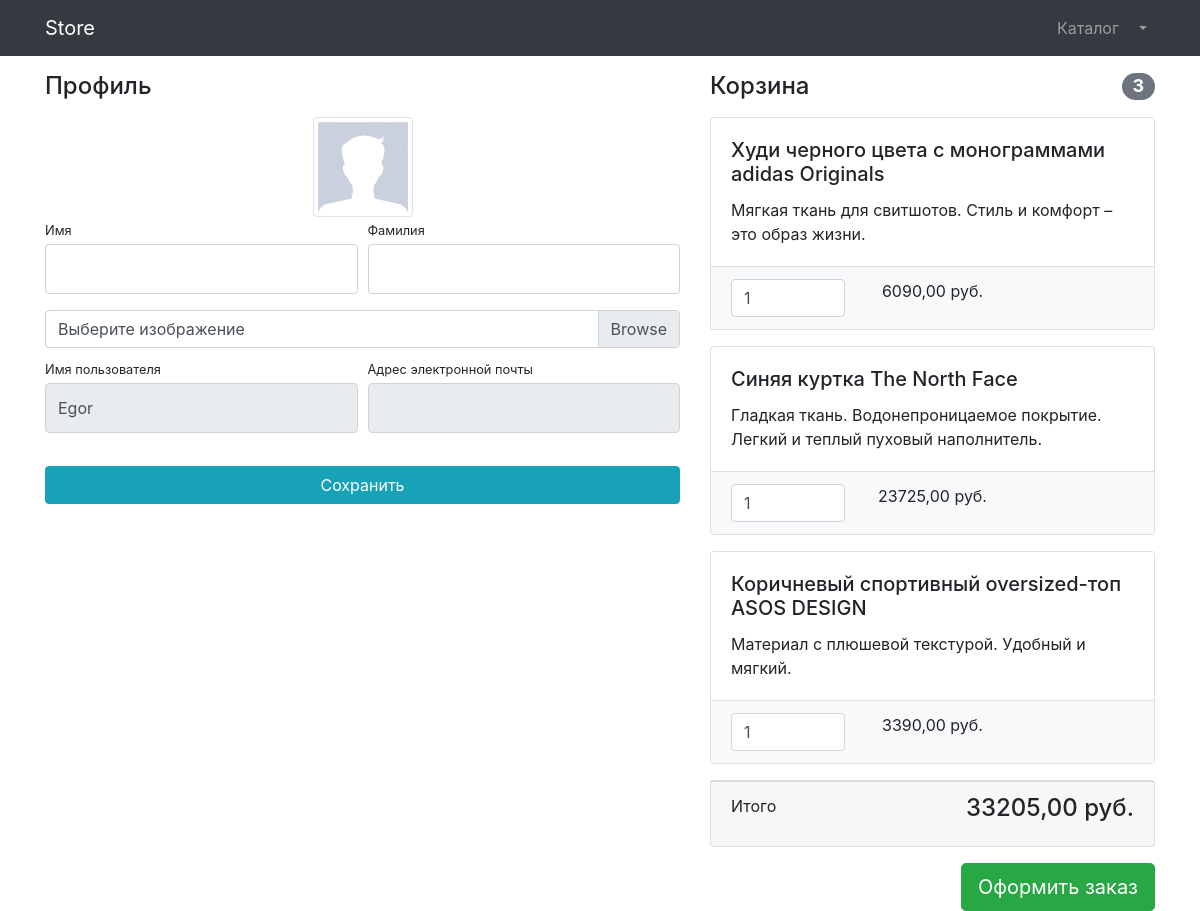
The app's page /users/prfile/1/ (signed in), older data.
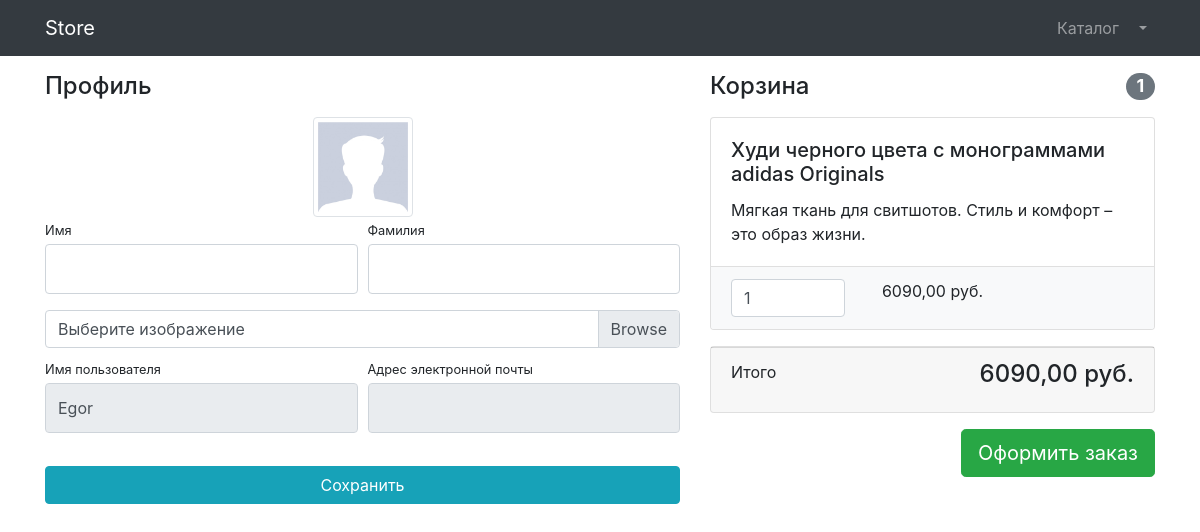
The same page, newer data.
### users/models.py (models this page shows)
class User(AbstractUser):
    image = models.ImageField(upload_to = 'users_images', null = True, blank = True)
    is_verified_email =  models.BooleanField(default = False)

### product/models.py (models this page shows, shortened)
class Basket(models.Model):
    user = models.ForeignKey(to = User, on_delete = models.CASCADE)
    product = models.ForeignKey(to = Product, on_delete = models.CASCADE)
    quantity = models.PositiveSmallIntegerField(default = 0)
    create_timestamp = models.DateTimeField(auto_now_add = True)
    objects = BasketQuerySet.as_manager()
    def sum(self):
        return self.product.price * self.quantity

class Product(models.Model):
    name = models.CharField(max_length = 255)
    description = models.TextField()
    price = models.DecimalField(max_digits = 8, decimal_places = 2)
    quantity = models.PositiveIntegerField(default = 0)
    image = models.ImageField(upload_to = 'products_images')
    category = models.ForeignKey(to=ProductCategory, on_delete = models.CASCADE)
    class Meta:
        verbose_name = 'product'
        verbose_name_plural = 'products'

### users/views.py (the view, shortened to what this page needs)
# urls.py: path('prfile/<int:pk>/', login_required(UserProfileView.as_view()), name='profile'),
class UserProfileView(TitleMixin, UpdateView):
    model = User
    form_class = UserProfileForm
    template_name = 'users/profile.html'
    title = 'Store-Личный кабинет'
    def get_context_data(self, **kwargs):
        context = super(UserProfileView, self).get_context_data()
        context['baskets'] = Basket.objects.filter(user=self.object)
        return context

### users/forms.py
class UserProfileForm(UserChangeForm):
    first_name = forms.CharField(widget = forms.TextInput(attrs = {'class': 'form-control py-4'}))
    last_name = forms.CharField(widget = forms.TextInput(attrs = {'class': 'form-control py-4'}))
    image = forms.ImageField(widget = forms.FileInput(attrs = {'class': 'custom-file-input'}), required = False)
    username = forms.CharField(widget = forms.TextInput(attrs = {'class': 'form-control py-4', 'readonly': True}))
    email = forms.CharField(widget = forms.TextInput(attrs = {'class': 'form-control py-4', 'readonly': True}))
    class Meta:
        model = User
        fields = ('first_name', 'last_name', 'image', 'username', 'email')

### common/views.py (called while the page is built)
    def get_context_data(self, **kwargs):
        context = super(TitleMixin, self).get_context_data(**kwargs)
        context['title'] = self.title
        return context

### product/models.py (called while the page is built)
    def total_sum(self):
        return sum(basket.sum() for basket in self)

    def total_quantity(self):
        return sum(basket.quantity for basket in self)

### users/templates/users/profile.html (shortened to what this page needs)
{% extends 'product/base.html' %}
{% load static %}
{% block css %}
    <link href="{% static 'vendor/css/profile.css' %}" rel="stylesheet">
{% endblock %}
{% block content %}
    <div class="container">
        <div class="row">
            <div class="col-lg-7">
                <h4 class="mt-3 mb-3">Профиль</h4>
                <div class="col-lg-12 text-center">
                    <img width="100" height="100"
                         src="{% if user.image %} {{ user.image.url }} {% else %}
                         {% static 'vendor/img/users/default_avatar.jpg' %} {% endif %}"
                         class="img-thumbnail">
                </div>
                <form action="{% url 'profile' user.id %}" method="post" enctype="multipart/form-data">
                    <div class="form-row">
                        <div class="col-lg-6">
                            <div class="form-group">
                                <label class="small mb-1" for="{{ form.first_name.id_for_label }}">Имя</label>
                                {{ form.first_name }}
                            </div>
                        </div>
                        <div class="col-lg-6">
                            <div class="form-group">
                                <label class="small mb-1" for="{{ form.last_name.id_for_label }}">Фамилия</label>
                                {{ form.last_name }}
                            </div>
                        </div>
                    </div>
                    <div class="form-row mb-2">
                        <div class="col-lg-12">
                            <div class="custom-file">
                                <label class="custom-file-label" for="{{ form.image.id_for_label }}">
                                    Выберите изображение
                                </label>
                            </div>
                        </div>
                    </div>
                    <div class="form-row">
                        <div class="col-lg-6">
                            <label class="small mb-1" for="{{ form.username.id_for_label }}">Имя пользователя</label>
                            {{ form.username }}
                        </div>
                        <div class="col-lg-6">
                            <label class="small mb-1" for="{{ form.email.id_for_label }}">
                                Адрес электронной почты
                            </label>
                            {{ form.email }}
                        </div>
                    </div>
                    <div class="form-row">
                        <div class="col-lg-12" style="margin-top: 33px;">
                            <input class="btn btn-info btn-block" type="submit" value="Сохранить">
                        </div>
                    </div>
                </form>
            </div>
            <div class="col-lg-5">
                {% include 'product/baskets.html' %}
            </div>
        </div>
    </div>
{% endblock %}

### product/templates/product/base.html (shortened to what this page needs)
{% load static %}
 <!DOCTYPE html>
<html lang="en">
<head>
    <link href="{% static 'vendor/bootstrap/css/bootstrap.min.css' %}" rel="stylesheet">
    {% block css %}{% endblock %}
</head>
<body>
<nav class="navbar navbar-expand-lg navbar-dark bg-dark fixed-top">
    <div class="container">
        <a class="navbar-brand" href="{% url 'index' %}">Store</a>
        <div class="collapse navbar-collapse" id="navbarResponsive">
            <ul class="navbar-nav ml-auto">
                <li class="nav-item">
                    <a class="nav-link" href="{% url 'products' %}">Каталог  </a>
                </li>
                {% if user.is_authenticated %}
                 <li class="nav-item dropdown">
                    <a class="nav-link dropdown-toggle" href="#" id="navbarDropdown" role="button"
                       data-bs-toggle="dropdown" aria-expanded="false">
                    </a>
                </li>
                {% else %}
                <li class="nav-item">
                    <a class="nav-link" href="{% url 'login' %}">Войти <i class="fas fa-sign-in-alt"></i></a>
                </li>
                {% endif %}
            </ul>
        </div>
    </div>
</nav>
{% block content %}{% endblock %}
</body>
</html>

### product/templates/product/baskets.html (shortened to what this page needs)
{% if baskets %}
    <h4 class="mt-3 mb-3 d-flex justify-content-between align-items-center mb-3">
        Корзина <span class="badge badge-secondary badge-pill">{{ baskets.total_quantity }}</span>
    </h4>
    {% for basket in baskets %}
        <div class="card mb-3">
            <div class="card-body">
                <h5 class="card-title">{{ basket.product.name }}</h5>
                <p class="card-text">{{ basket.product.description }}</p>
            </div>
            <ul class="list-group list-group-flush">
                <li class="list-group-item bg-light">
                    <div class="row text-center">
                        <div class="col-lg-4">
                            <input name="basketID" type="number" class="form-control"
                                   value="{{ basket.quantity }}" min="0">
                        </div>
                        <div class="col-lg-4">{{ basket.sum }} руб.</div>
                        <div class="col-lg-4">
                        </div>
                    </div>
                </li>
            </ul>
        </div>
    {% endfor %}
    <div class="card mb-3">
        <div class="card-footer">
            <p class="float-left">Итого</p>
            <h4 class="float-right">{{ baskets.total_sum }} руб.</h4>
        </div>
    </div>
    <a class="btn btn-success btn-lg float-right" href="#">
        Оформить заказ
    </a>
{% else %}
    <h4 class="mt-3 mb-3 text-center">
        Корзина пуста
    </h4>
{% endif %}

Row changes from the older to the newer data that the page shows:
removed Basket: total_quantity "3", product.name "Худи черного цвета с монограммами adidas Originals", product.description "Мягкая ткань для свитшотов. Стиль и комфорт – это образ жизни.", basketID "1", sum "6090,00", total_sum "33205,00"
removed Basket: product.name "Синяя куртка The North Face", product.description "Гладкая ткань. Водонепроницаемое покрытие. Легкий и теплый пуховый наполнитель.", basketID "1", sum "23725,00"
removed Basket: product.name "Коричневый спортивный oversized-топ ASOS DESIGN", product.description "Материал с плюшевой текстурой. Удобный и мягкий.", basketID "1", sum "3390,00"
added Basket: total_quantity "1", product.name "Худи черного цвета с монограммами adidas Originals", product.description "Мягкая ткань для свитшотов. Стиль и комфорт – это образ жизни.", basketID "1", sum "6090,00", total_sum "6090,00"
